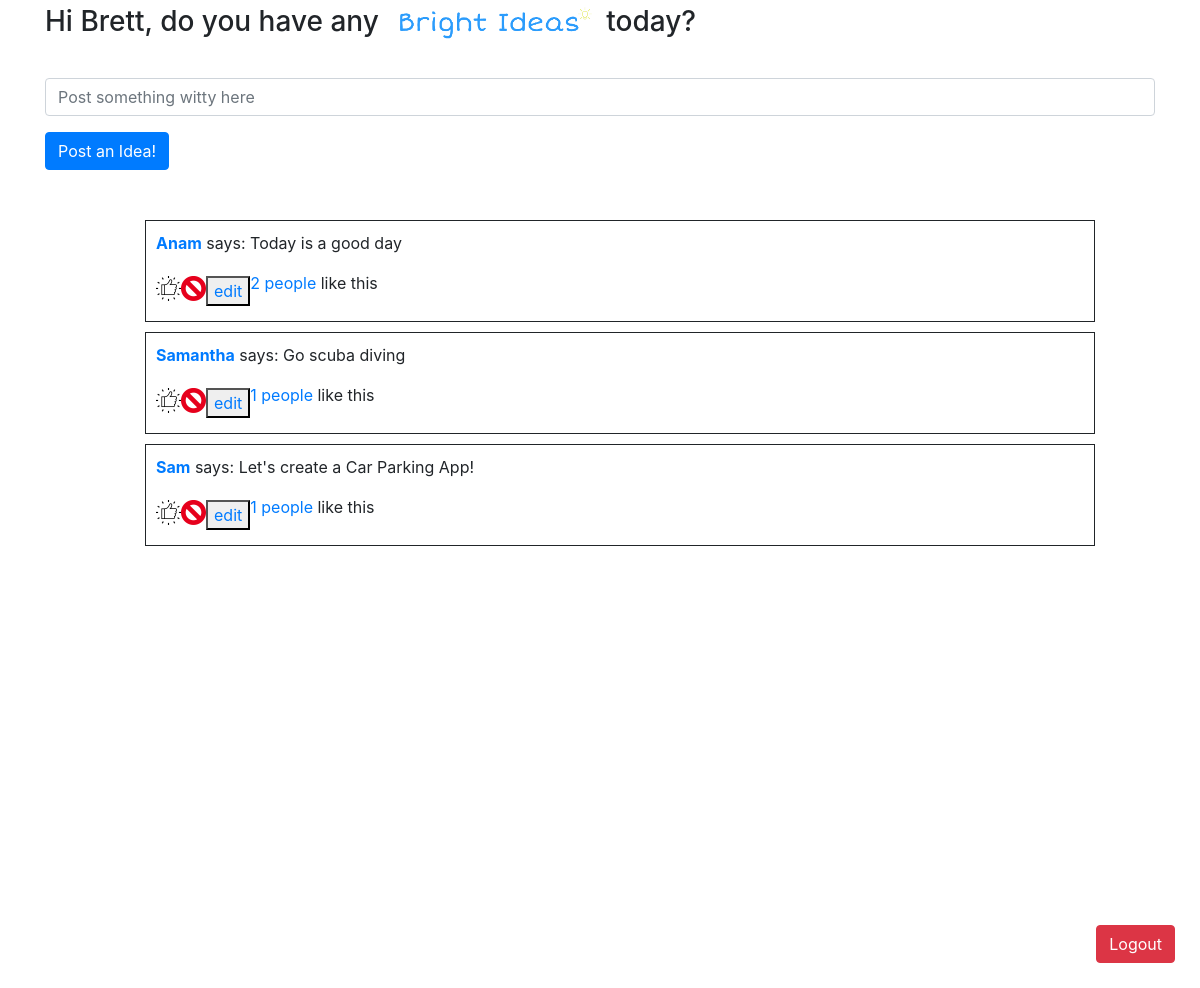
/bright_ideas (signed in), run on an earlier commit of the app's database.
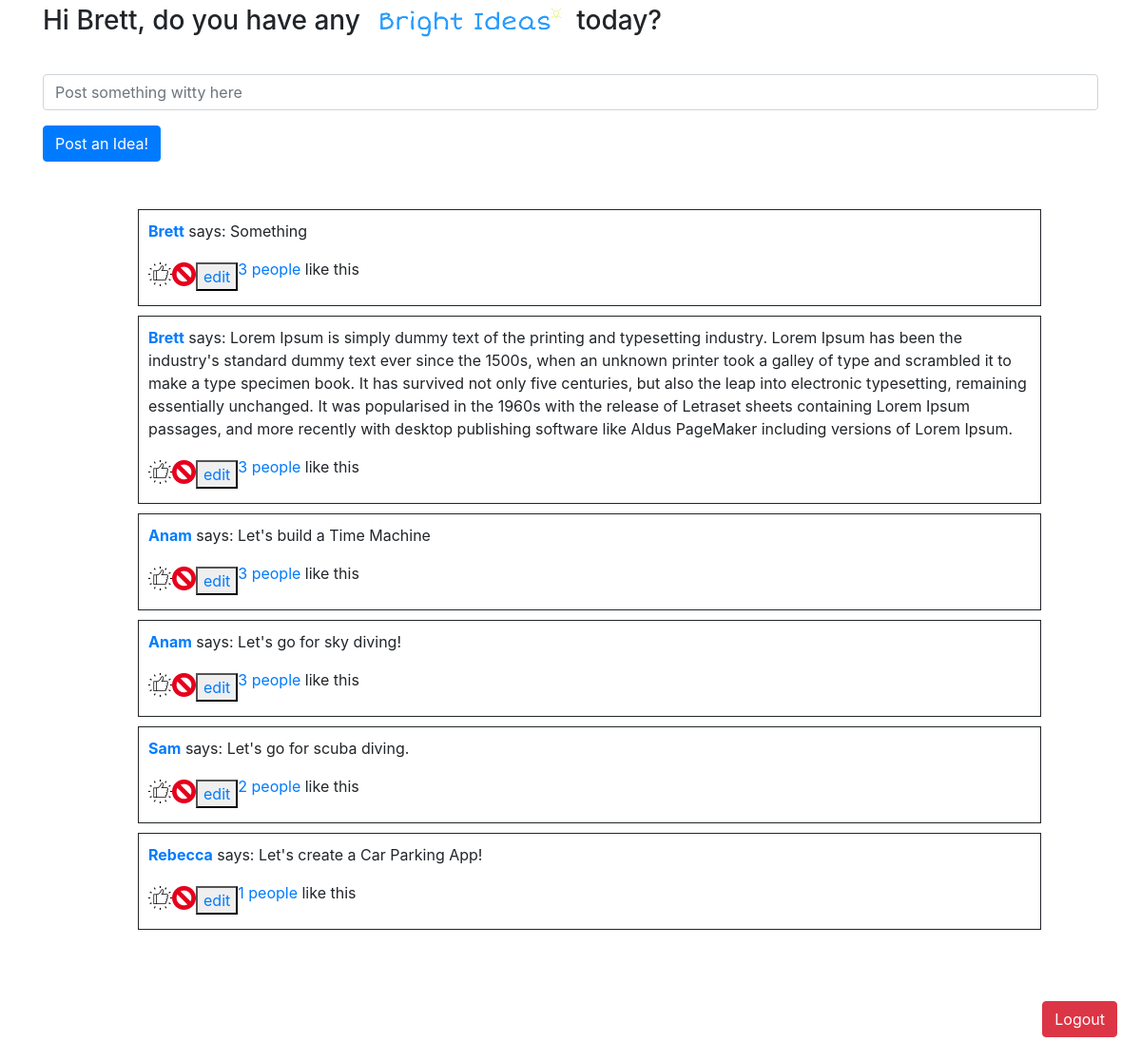
And on a later commit of the database.
### app.py (models this page shows, shortened)
class User(db.Model):
    __tablename__ = "users"
    id=db.Column(db.Integer, primary_key=True)
    first_name=db.Column(db.String(255))
    last_name=db.Column(db.String(255))
    email=db.Column(db.String(255))
    password_hash=db.Column(db.String(255))
    liked_posts=db.relationship("Post", secondary=likes_table)
    followers=db.relationship("User",
        secondary=followers_table,
        primaryjoin=id==followers_table.c.followed_id,
        secondaryjoin=id==followers_table.c.follower_id,
        backref="following")
    created_at=db.Column(db.DateTime, server_default=func.now())
    updated_at=db.Column(db.DateTime, server_default=func.now(),onupdate=func.now())

class Post(db.Model):
    __tablename__="posts"
    id=db.Column(db.Integer, primary_key=True)
    message=db.Column(db.String(255))
    author_id=db.Column(db.Integer,db.ForeignKey("users.id"))
    author=db.relationship("User", backref="posts", cascade="all")
    likers=db.relationship("User", secondary=likes_table, cascade="all")
    created_at=db.Column(db.DateTime, server_default=func.now())
    updated_at=db.Column(db.DateTime, server_default=func.now(),onupdate=func.now())

### app.py (the view)
@app.route("/bright_ideas")
def bright_ideas():
    if "user_logged_in" not in session:
        flash("Please Log In")
        return redirect("/")
    user_logged_in=User.query.get(session['user_logged_in']['id'])
    approved_users_ids = [user.id for user in user_logged_in.following] + [user_logged_in.id]
    all_posts=Post.query.all()
    return render_template("bright_ideas.html", posts=all_posts)

### templates/bright_ideas.html (shortened to what this page needs)
<!DOCTYPE html>
<html lang="en">
<head>
    <link rel="stylesheet" href="https://stackpath.bootstrapcdn.com/bootstrap/4.3.1/css/bootstrap.min.css">
    <link rel="stylesheet" type="text/css" href="{{url_for('static', filename='styles/bright_ideas.css')}}">
</head>
<body>
    <div class="container">
        <h3>Hi {{session['user_logged_in']['first']}}, do you have any<img src="/static/images/brightideas.png"> today?</h3>
        <form action="/add_post" method="POST">
            <div class="form-group">
                <input type="text" class="form-control" name="message" placeholder="Post something witty here">
            </div>
           <button type="submit" class="btn btn-primary">Post an Idea!</button>
            <br>
        </form>
        <div class="post">
            <ul style="list-style: none;">
                {% for post in posts %}
                    <li>
                        <a href="/users/{{post.author_id}}"><p><b>{{post.author.first_name}}</b></a> says: {{post.message}}</p>
                        <div class="form-inline">
                                    <!-- <form action="/posts/{{post.id}}/unlike" method="POST">
                                        <input type="image" src="/static/images/dislikeimage.png">
                                    </form> -->
                                    <form action="/posts/{{post.id}}/like" method="POST">
                                        <input type="image" src="/static/images/likeimage.png">
                                    </form>
                                <form action="/posts/{{post.id}}/delete" method="POST">
                                    <input type="image" src="/static/images/delete.png">
                                </form>
                            <button>
                                <a href="/posts/{{post.id}}/edit">edit</a>
                            </button>
                            <a href="/brightideas/{{post.id}}"><p>{{post.likers |length}} people</a> like this</p>
                        </div>
                    </li>
                {% endfor %}
            </ul>
        </div>
    </div>
    <a href="/logout"><button type="button" class="btn btn-danger">Logout</button></a>
</body>
</html>

### static/styles/bright_ideas.css (style rules this page uses)
input[type=image] { max-width: 25px; max-height: 25px; display: inline-block; }
.form-inline { display: flex; flex-flow: row wrap; align-items: center; }
.container { min-height: 900px; }
.post { margin: 50px; }
.post li { border-style:solid; border-width:thin; margin: 10px; padding: 10px; }
h3 img { max-width: 220px; }
a .btn { float: right; margin: 25px; }

What changed in the data, as far as the page shows it:
removed Post: author.first_name "Samantha", message "Go scuba diving", likers|length "1"
added Post: author.first_name "Brett", message "Something", likers|length "3"
added Post: author.first_name "Brett", message "Lorem Ipsum is simply dummy text of the printing and typesetting industry. Lorem Ipsum has been the industry's standard dummy text ever since the 1500s, when an unknown printer took a galley of type and scrambled it to make a type specimen book. It has survived not only five centuries, but also the leap into electronic typesetting, remaining essentially unchanged. It was popularised in the 1960s with the release of Letraset sheets containing Lorem Ipsum passages, and more recently with desktop publishing software like Aldus PageMaker including versions of Lorem Ipsum.", likers|length "3"
changed Post: message "Today is a good day" → "Let's build a Time Machine"; likers|length "2" → "3"
added Post: author.first_name "Anam", message "Let's go for sky diving!", likers|length "3"
changed Post "Sam": message "Let's create a Car Parking App!" → "Let's go for scuba diving."; likers|length "1" → "2"
added Post: author.first_name "Rebecca", message "Let's create a Car Parking App!", likers|length "1"
